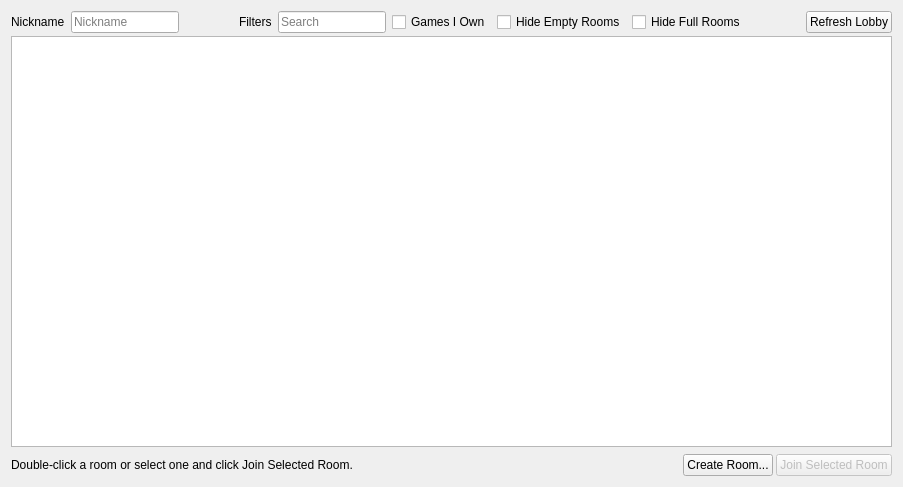
<?xml version="1.0" encoding="UTF-8"?>
<ui version="4.0">
 <class>Lobby</class>
 <widget class="QWidget" name="Lobby">
  <property name="geometry">
   <rect>
    <x>0</x>
    <y>0</y>
    <width>903</width>
    <height>487</height>
   </rect>
  </property>
  <property name="windowTitle">
   <string>Public Room Browser</string>
  </property>
  <layout class="QVBoxLayout" name="verticalLayout">
   <item>
    <layout class="QVBoxLayout" name="verticalLayout_2">
     <property name="spacing">
      <number>3</number>
     </property>
     <item>
      <layout class="QHBoxLayout" name="horizontalLayout_3">
       <property name="spacing">
        <number>6</number>
       </property>
       <item>
        <layout class="QHBoxLayout" name="horizontalLayout_5">
         <item>
          <widget class="QLabel" name="label">
           <property name="text">
            <string>Nickname</string>
           </property>
          </widget>
         </item>
         <item>
          <widget class="QLineEdit" name="nickname">
           <property name="placeholderText">
            <string>Nickname</string>
           </property>
          </widget>
         </item>
         <item>
          <spacer name="horizontalSpacer_2">
           <property name="orientation">
            <enum>Qt::Horizontal</enum>
           </property>
           <property name="sizeHint" stdset="0">
            <size>
             <width>40</width>
             <height>20</height>
            </size>
           </property>
          </spacer>
         </item>
         <item>
          <widget class="QLabel" name="label_2">
           <property name="text">
            <string>Filters</string>
           </property>
          </widget>
         </item>
         <item>
          <widget class="QLineEdit" name="search">
           <property name="placeholderText">
            <string>Search</string>
           </property>
           <property name="clearButtonEnabled">
            <bool>true</bool>
           </property>
          </widget>
         </item>
         <item>
          <widget class="QCheckBox" name="games_owned">
           <property name="text">
            <string>Games I Own</string>
           </property>
          </widget>
         </item>
         <item>
          <widget class="QCheckBox" name="hide_empty">
           <property name="text">
            <string>Hide Empty Rooms</string>
           </property>
          </widget>
         </item>
         <item>
          <widget class="QCheckBox" name="hide_full">
           <property name="text">
            <string>Hide Full Rooms</string>
           </property>
          </widget>
         </item>
         <item>
          <spacer name="horizontalSpacer">
           <property name="orientation">
            <enum>Qt::Horizontal</enum>
           </property>
           <property name="sizeHint" stdset="0">
            <size>
             <width>40</width>
             <height>20</height>
            </size>
           </property>
          </spacer>
         </item>
         <item>
          <widget class="QPushButton" name="refresh_list">
           <property name="text">
            <string>Refresh Lobby</string>
           </property>
          </widget>
         </item>
        </layout>
       </item>
      </layout>
     </item>
     <item>
      <widget class="QTreeView" name="room_list"/>
     </item>
     <item>
      <layout class="QHBoxLayout" name="bottom_bar_layout">
       <property name="topMargin">
        <number>4</number>
       </property>
       <item>
        <widget class="QLabel" name="room_status_label">
         <property name="text">
          <string>Double-click a room or select one and click Join Selected Room.</string>
         </property>
        </widget>
       </item>
       <item>
        <spacer name="bottom_spacer">
         <property name="orientation">
          <enum>Qt::Horizontal</enum>
         </property>
         <property name="sizeHint" stdset="0">
          <size>
           <width>40</width>
           <height>20</height>
          </size>
         </property>
        </spacer>
       </item>
       <item>
        <widget class="QPushButton" name="create_room_btn">
         <property name="text">
          <string>Create Room...</string>
         </property>
        </widget>
       </item>
       <item>
        <widget class="QPushButton" name="join_room_btn">
         <property name="enabled">
          <bool>false</bool>
         </property>
         <property name="text">
          <string>Join Selected Room</string>
         </property>
        </widget>
       </item>
      </layout>
     </item>
    </layout>
   </item>
  </layout>
 </widget>
 <resources/>
 <connections/>
</ui>
